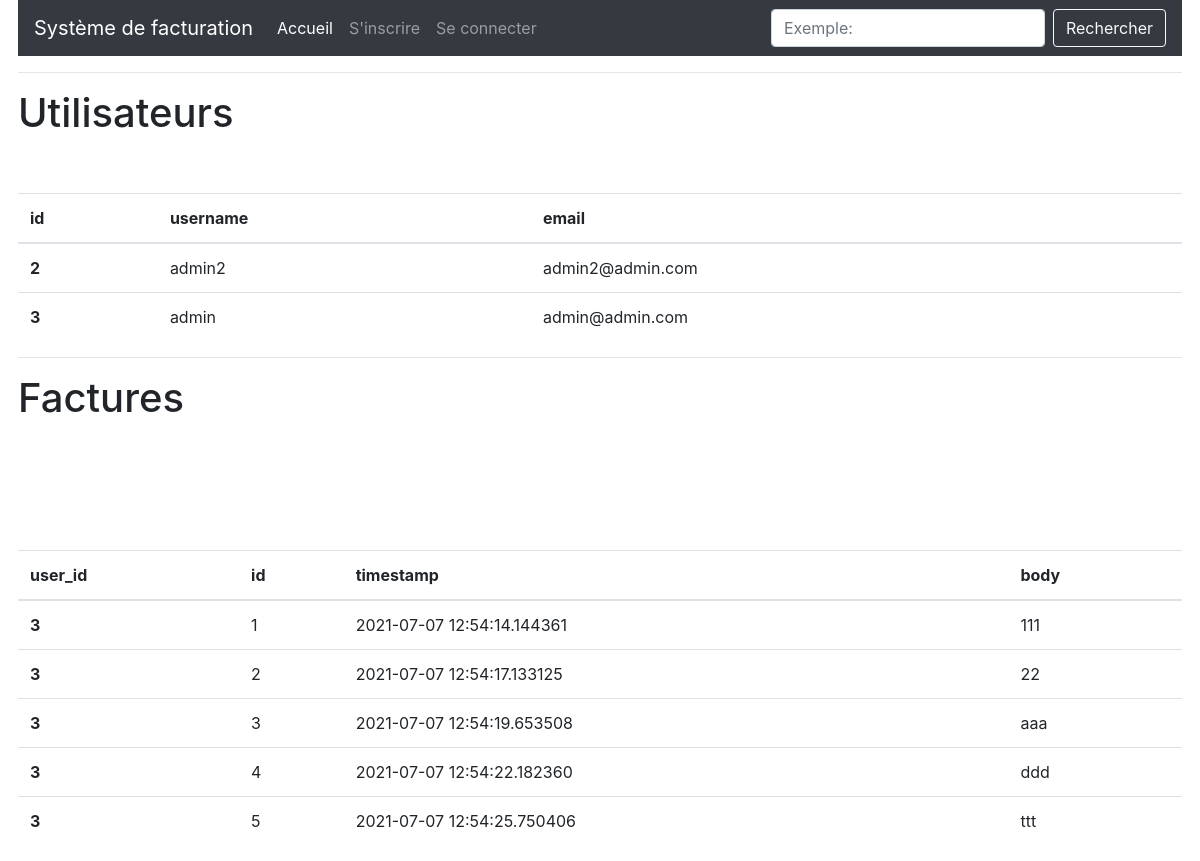
/all, run on an earlier commit of the app's database.
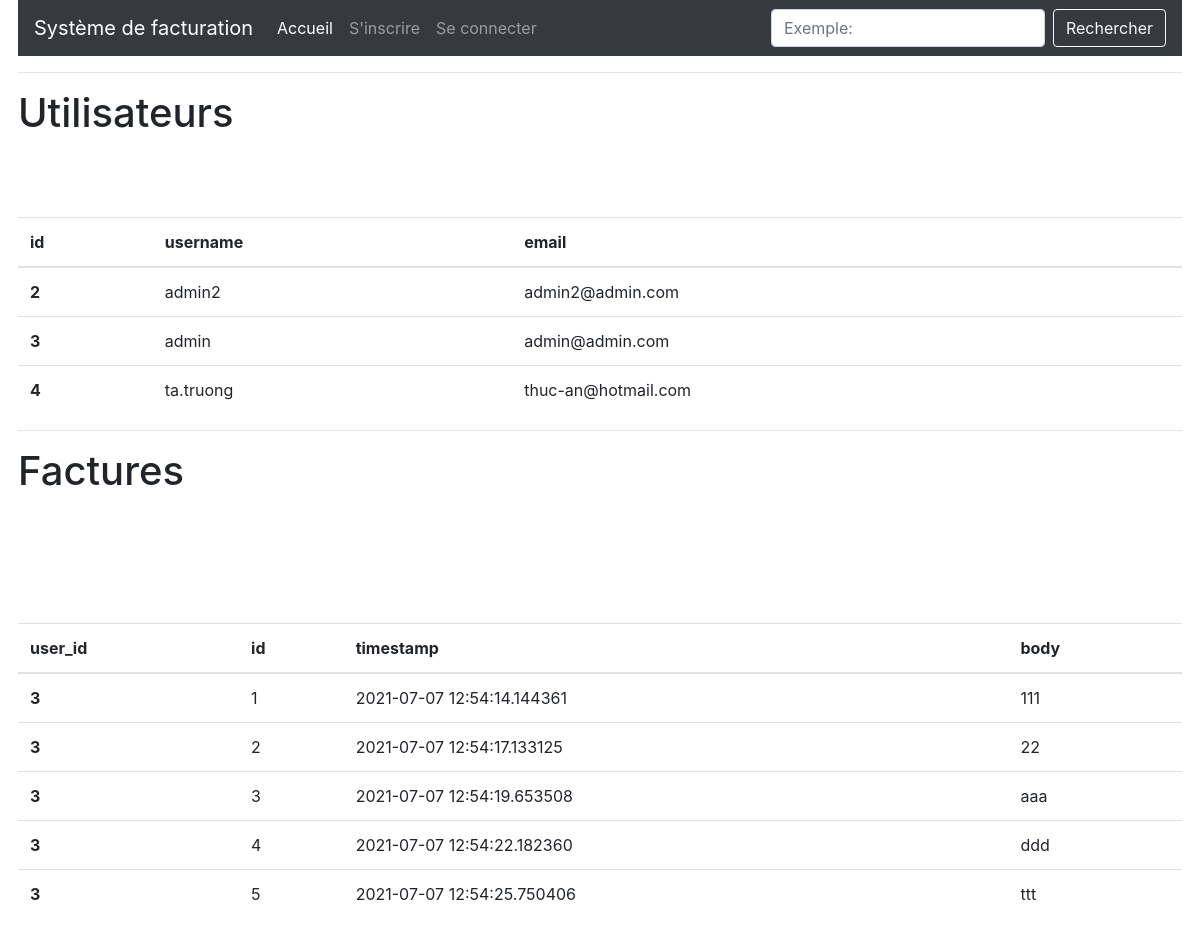
And on a later commit of the database.
### app/models.py (models this page shows, shortened)
class User(UserMixin, db.Model):
    id = db.Column(db.Integer, primary_key=True)
    username = db.Column(db.String(64), index=True, unique=True)
    email = db.Column(db.String(120), index=True, unique=True)
    password_hash = db.Column(db.String(128))
    factures = db.relationship('Facture', backref='author', lazy='dynamic')
    about_me = db.Column(db.String(140))
    last_seen = db.Column(db.DateTime, default=datetime.utcnow)

class Facture(db.Model):
    id = db.Column(db.Integer, primary_key=True)
    name = db.Column(db.String(50))
    body = db.Column(db.String(140))
    timestamp = db.Column(db.DateTime, index=True, default=datetime.utcnow)
    amount = db.Column(db.Float)
    user_id = db.Column(db.Integer, db.ForeignKey('user.id'))

### app/routes.py (the view)
@app.route('/all')
def all():
    users = User.query.all()
    factures = Facture.query.all()
    return render_template('all.html', users=users, factures=factures)

### app/routes.py (called while the page is built)
@app.before_request
def before_request():
    if current_user.is_authenticated:
        current_user.last_seen = datetime.utcnow()
        db.session.commit()

### app/templates/all.html
{% extends "base.html" %}
{% block app_content %}
  <h1>{{ _('Utilisateurs') }}</h1>
  <table class="table table-hover">
    <thead>
      <tr>
        <th scope="col">id</th>
        <th scope="col">username</th>
        <th scope="col">email</th>
      </tr>
    </thead>
    <tbody>
      {% for u in users %}
        <tr>
          <th scope="row">{{ u.id }}</th>
          <td>{{ u.username }}</td>
          <td>{{ u.email }}</td>
        </tr>
        <br>
      {% endfor %}
    </tbody>
  </table>
  <hr>
  <h1>{{ _('Factures') }}</h1>
  <table class="table table-hover">
    <thead>
      <tr>
        <th scope="col">user_id</th>
        <th scope="col">id</th>
        <th scope="col">timestamp</th>
        <th scope="col">body</th>
      </tr>
    </thead>
    <tbody>
      {% for f in factures %}
        <tr>
          <th scope="row">{{ f.user_id }}</th>
          <td>{{ f.id }}</td>
          <td>{{ f.timestamp }}</td>
          <td>{{ f.body }}</td>
        </tr>
        <br>
      {% endfor %}
    </tbody>
  </table>
{% endblock %}

What changed in the data, as far as the page shows it:
added User: id "4", username "ta.truong", email "thuc-an@hotmail.com"
